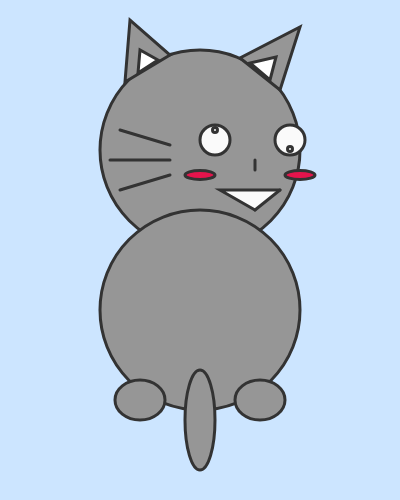
Frame 1 (no input)
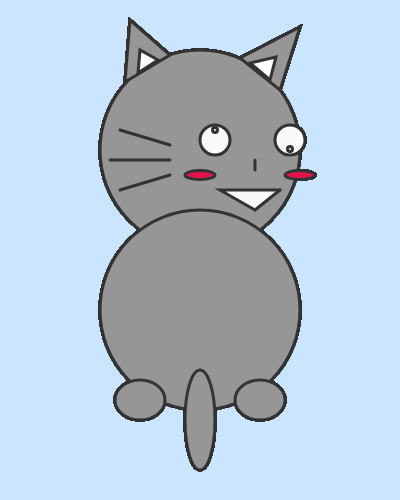
Frame 60 (no input)
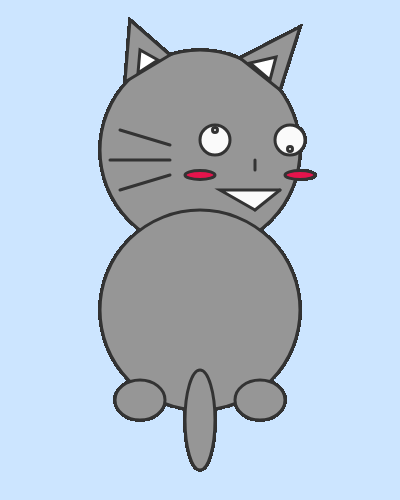
Frame 120 (the mouse pressed at the canvas centre since frame 60)

The p5.js sketch that drew these frames (run headless with seeded random() and noise() and a simulated clock; from frame 60 on, the mouse is pressed at the canvas centre):

// p5.js sketch
// ── sketch.js
function setup() {
  createCanvas(400, 500);
  background(204,229,255);
  
}

function draw() {
  
  face(200,150,200,200);
  eyes();
  eyes2();
  nose();
  mouth();
  ears();
  earss();
  blush();
  body();
  foot();
  hair();
  tail();
  
}

function face(x,y,diameter){
  fill(150);
  strokeWeight(3);
  stroke(51)
  ellipse(x,y,diameter,diameter)
}

function eyes(){
  fill(250);
  strokeWeight(3);
  stroke(51);
  ellipse(215,140,30,30);
  ellipse(290,140,30,30);
}

function eyes2(){
  ellipse (215,130,5,5);
  ellipse (290,149,5,5);

}

function nose(){
  line(255, 170, 255, 160);
}

function mouth(){
  beginShape(TRIANGLE_STRIP);
  vertex(220, 190);
  vertex(280, 190);
  vertex(255, 210);
  endShape();
}

function ears(){
  fill(150)
  triangle(170,55,125,82,130,20);
  triangle(240,58,280,90,300,27);
  
}

function earss(){
  fill('white')
  triangle(158,60,138,73,140,50);
  triangle(250,63,270,80,276,57);
}

function blush(){
  fill(228,20,76);
  ellipse(200,175,30,9);
  ellipse(300,175,30,9);
}

function body(){
  fill(150);
  ellipse(200,310,200,200);
}

function foot(){
  ellipse(140,400,50,40);
  ellipse(260,400,50,40);
  
}

function hair(){
  line(170,145,120,130);
  line(170,160,110,160);
  line(170,175,120,190);
}

function tail(){
  ellipse(200,420,30,100)
}
